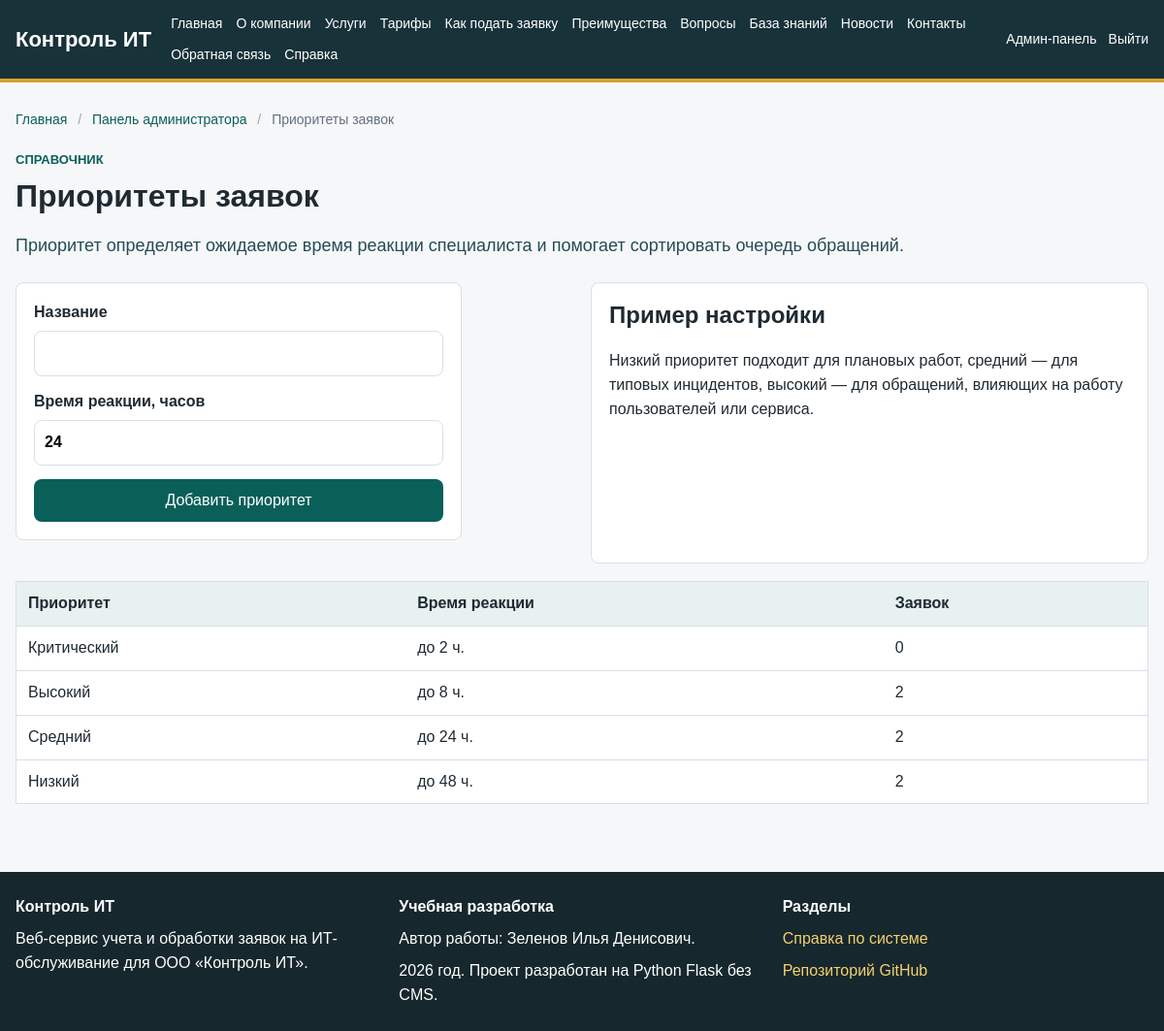
The app's page /admin/priorities (signed in) with its own data.
### app/models.py (models this page shows, shortened)
class TicketPriority(db.Model):
    __tablename__ = "ticket_priorities"
    id = db.Column(db.Integer, primary_key=True)
    name = db.Column(db.String(80), unique=True, nullable=False)
    response_hours = db.Column(db.Integer, default=24)
    tickets = db.relationship("Ticket", back_populates="priority")

### app/routes/admin.py (the view, shortened to what this page needs)
@admin_bp.route("/priorities", methods=["GET", "POST"])
@login_required
@role_required("Администратор")
def priorities():
    return render_template(
        "admin/priorities.html",
        title="Приоритеты заявок",
        priorities=TicketPriority.query.order_by(TicketPriority.response_hours).all(),
        breadcrumbs=admin_breadcrumbs({"label": "Приоритеты заявок", "url": None}),
    )

### app/models.py (called while the page is built)
@login_manager.user_loader
def load_user(user_id):
    return User.query.get(int(user_id))

    @property
    def is_active(self):
        return self.is_active_account

    def has_role(self, *role_names):
        return self.role and self.role.name in role_names

### app/routes/admin.py (called while the page is built)
def admin_breadcrumbs(*items):
    trail = [{"label": "Главная", "url": url_for("public.home")}]
    if items:
        trail.append({"label": "Панель администратора", "url": url_for("admin.dashboard")})
        trail.extend(items)
    else:
        trail.append({"label": "Панель администратора", "url": None})
    return trail

### app/templates/admin/priorities.html (shortened to what this page needs)
{% extends "base.html" %}
{% block content %}
<section class="page-header">
    <p class="eyebrow">Справочник</p>
    <h1>Приоритеты заявок</h1>
    <p class="lead">
        Приоритет определяет ожидаемое время реакции специалиста и помогает сортировать очередь обращений.
    </p>
</section>
<section class="section-grid">
    <form method="post" class="form-card narrow">
        <label>
            Название
            <input name="name" required>
        </label>
        <label>
            Время реакции, часов
            <input name="response_hours" type="number" value="24" min="1">
        </label>
        <button>Добавить приоритет</button>
    </form>
    <aside class="info-box">
        <h2>Пример настройки</h2>
        <p>
            Низкий приоритет подходит для плановых работ, средний — для типовых инцидентов,
            высокий — для обращений, влияющих на работу пользователей или сервиса.
        </p>
    </aside>
</section>
<table>
    <thead>
    <tr>
        <th>Приоритет</th>
        <th>Время реакции</th>
        <th>Заявок</th>
    </tr>
    </thead>
    <tbody>
    {% for priority in priorities %}
        <tr>
            <td>{{ priority.name }}</td>
            <td>до {{ priority.response_hours }} ч.</td>
            <td>{{ priority.tickets|length }}</td>
        </tr>
    {% else %}
        <tr>
            <td colspan="3">Приоритеты пока не настроены.</td>
        </tr>
    {% endfor %}
    </tbody>
</table>
{% endblock %}

### app/static/css/style.css (style rules this page uses)
:root { --page: #f6f7f9; --surface: #ffffff; --surface-soft: #eef6f4; --ink: #1f2a32; --muted: #63717d; --line: #d9e0e5; --header: #18323a; --header-2: #244c55; --accent: #0f766e; --accent-strong: #0b5f59; --warning: #b7791f; --danger: #b42318; --success: #1f7a4d; --white: #ffffff; }
* { box-sizing: border-box; }
body { margin: 0; font-family: Arial, Helvetica, sans-serif; color: var(--ink); background: var(--page); line-height: 1.55; }
.page-header { margin-bottom: 24px; }
.page-header h1 { margin-bottom: 10px; }
h1 { margin-top: 0; font-size: 32px; line-height: 1.2; }
h2 { margin-top: 0; line-height: 1.25; }
.lead { font-size: 18px; color: var(--header-2); }
.eyebrow { margin: 0 0 8px; color: var(--accent-strong); font-size: 13px; font-weight: 700; text-transform: uppercase; }
.cards, .dashboard-grid, .section-grid { display: grid; grid-template-columns: repeat(auto-fit, minmax(240px, 1fr)); gap: 18px; margin: 18px 0; }
.card, .metric, .info-box, .form-card, .comment { background: var(--surface); border: 1px solid var(--line); border-radius: 8px; padding: 18px; }
.button, button { display: inline-block; background: var(--accent-strong); color: var(--white); border: none; border-radius: 8px; padding: 10px 16px; cursor: pointer; font: inherit; text-align: center; }
.form-card { display: grid; gap: 14px; margin-bottom: 24px; }
.form-card.narrow { max-width: 460px; }
label { display: grid; gap: 6px; font-weight: 600; }
input, textarea, select { width: 100%; padding: 10px; border: 1px solid var(--line); border-radius: 8px; font: inherit; background: var(--white); }
table { width: 100%; border-collapse: collapse; background: var(--white); border: 1px solid var(--line); margin: 18px 0; }
th, td { padding: 10px 12px; border-bottom: 1px solid var(--line); text-align: left; vertical-align: top; }
th { background: #e7f1ef; }

### records on screen
TicketPriority: name "Критический", response_hours "2", tickets|length "0"
TicketPriority: name "Высокий", response_hours "8", tickets|length "2"
TicketPriority: name "Средний", response_hours "24", tickets|length "2"
TicketPriority: name "Низкий", response_hours "48", tickets|length "2"

### other values on screen
{{ crumb.label }} "Главная" "Панель администратора"
{{ crumb.label }} "Приоритеты заявок"
